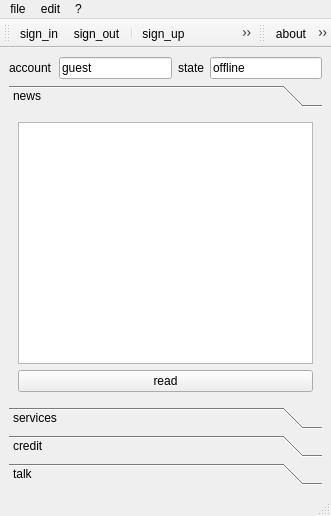
<ui version="4.0" >
 <class>Client</class>
 <widget class="QMainWindow" name="Client" >
  <property name="geometry" >
   <rect>
    <x>0</x>
    <y>0</y>
    <width>331</width>
    <height>516</height>
   </rect>
  </property>
  <property name="windowTitle" >
   <string>client</string>
  </property>
  <widget class="QWidget" name="centralwidget" >
   <layout class="QGridLayout" >
    <item row="0" column="0" >
     <layout class="QHBoxLayout" >
      <item>
       <widget class="QLabel" name="label" >
        <property name="text" >
         <string>account</string>
        </property>
       </widget>
      </item>
      <item>
       <widget class="QLineEdit" name="infoAccount" >
        <property name="enabled" >
         <bool>true</bool>
        </property>
        <property name="text" >
         <string>guest</string>
        </property>
        <property name="readOnly" >
         <bool>true</bool>
        </property>
       </widget>
      </item>
      <item>
       <widget class="QLabel" name="label_2" >
        <property name="text" >
         <string>state</string>
        </property>
       </widget>
      </item>
      <item>
       <widget class="QLineEdit" name="infoStatus" >
        <property name="enabled" >
         <bool>true</bool>
        </property>
        <property name="text" >
         <string>offline</string>
        </property>
        <property name="readOnly" >
         <bool>true</bool>
        </property>
       </widget>
      </item>
     </layout>
    </item>
    <item row="1" column="0" >
     <widget class="QToolBox" name="pageBox" >
      <property name="currentIndex" >
       <number>0</number>
      </property>
      <widget class="QWidget" name="news" >
       <property name="geometry" >
        <rect>
         <x>0</x>
         <y>0</y>
         <width>313</width>
         <height>266</height>
        </rect>
       </property>
       <attribute name="label" >
        <string>news</string>
       </attribute>
       <attribute name="icon" >
        <iconset>../images/newspaper.png</iconset>
       </attribute>
       <layout class="QGridLayout" >
        <item row="0" column="0" >
         <layout class="QVBoxLayout" >
          <item>
           <widget class="QListWidget" name="newsList" />
          </item>
          <item>
           <layout class="QHBoxLayout" >
            <item>
             <widget class="QPushButton" name="newsRead" >
              <property name="text" >
               <string>read</string>
              </property>
              <property name="icon" >
               <iconset>../images/newspaper_go.png</iconset>
              </property>
             </widget>
            </item>
           </layout>
          </item>
         </layout>
        </item>
       </layout>
      </widget>
      <widget class="QWidget" name="services" >
       <property name="geometry" >
        <rect>
         <x>0</x>
         <y>0</y>
         <width>212</width>
         <height>232</height>
        </rect>
       </property>
       <attribute name="label" >
        <string>services</string>
       </attribute>
       <attribute name="icon" >
        <iconset>../images/bricks.png</iconset>
       </attribute>
       <layout class="QGridLayout" >
        <item row="0" column="0" >
         <layout class="QVBoxLayout" >
          <item>
           <widget class="QTabWidget" name="serviceBox" >
            <property name="currentIndex" >
             <number>0</number>
            </property>
            <widget class="QWidget" name="tab" >
             <attribute name="title" >
              <string>web</string>
             </attribute>
             <layout class="QGridLayout" >
              <item row="0" column="0" >
               <widget class="QListWidget" name="serviceWebList" />
              </item>
             </layout>
            </widget>
            <widget class="QWidget" name="tab_2" >
             <attribute name="title" >
              <string>stream</string>
             </attribute>
             <layout class="QGridLayout" >
              <item row="0" column="0" >
               <widget class="QListWidget" name="serviceStreamList" />
              </item>
             </layout>
            </widget>
           </widget>
          </item>
          <item>
           <layout class="QHBoxLayout" >
            <item>
             <widget class="QPushButton" name="serviceManage" >
              <property name="text" >
               <string>manage</string>
              </property>
              <property name="icon" >
               <iconset>../images/brick_edit.png</iconset>
              </property>
             </widget>
            </item>
            <item>
             <widget class="QPushButton" name="serviceCredit" >
              <property name="text" >
               <string>credit</string>
              </property>
              <property name="icon" >
               <iconset>../images/coins_add.png</iconset>
              </property>
             </widget>
            </item>
           </layout>
          </item>
          <item>
           <widget class="QPushButton" name="serviceAdd" >
            <property name="text" >
             <string>add_new_service</string>
            </property>
            <property name="icon" >
             <iconset>../images/brick_add.png</iconset>
            </property>
           </widget>
          </item>
         </layout>
        </item>
       </layout>
      </widget>
      <widget class="QWidget" name="credit" >
       <property name="geometry" >
        <rect>
         <x>0</x>
         <y>0</y>
         <width>212</width>
         <height>191</height>
        </rect>
       </property>
       <attribute name="label" >
        <string>credit</string>
       </attribute>
       <attribute name="icon" >
        <iconset>../images/coins.png</iconset>
       </attribute>
       <layout class="QGridLayout" >
        <item row="0" column="0" >
         <layout class="QVBoxLayout" >
          <item>
           <layout class="QHBoxLayout" >
            <item>
             <widget class="QLabel" name="label_3" >
              <property name="text" >
               <string>currently</string>
              </property>
             </widget>
            </item>
            <item>
             <widget class="QLineEdit" name="creditCurrently" >
              <property name="enabled" >
               <bool>false</bool>
              </property>
              <property name="text" >
               <string>0</string>
              </property>
             </widget>
            </item>
           </layout>
          </item>
          <item>
           <widget class="QTabWidget" name="creditBox" >
            <property name="currentIndex" >
             <number>0</number>
            </property>
            <widget class="QWidget" name="web" >
             <attribute name="title" >
              <string>web</string>
             </attribute>
             <layout class="QGridLayout" >
              <item row="0" column="0" >
               <widget class="QListWidget" name="creditWebList" />
              </item>
             </layout>
            </widget>
            <widget class="QWidget" name="stream" >
             <attribute name="title" >
              <string>stream</string>
             </attribute>
             <layout class="QGridLayout" >
              <item row="0" column="0" >
               <widget class="QListWidget" name="creditStreamList" />
              </item>
             </layout>
            </widget>
           </widget>
          </item>
         </layout>
        </item>
       </layout>
      </widget>
      <widget class="QWidget" name="talk" >
       <property name="geometry" >
        <rect>
         <x>0</x>
         <y>0</y>
         <width>313</width>
         <height>266</height>
        </rect>
       </property>
       <attribute name="label" >
        <string>talk</string>
       </attribute>
       <attribute name="icon" >
        <iconset>../images/user_comment.png</iconset>
       </attribute>
       <layout class="QGridLayout" >
        <item row="0" column="0" >
         <layout class="QVBoxLayout" >
          <item>
           <widget class="QTabWidget" name="talkBox" >
            <property name="currentIndex" >
             <number>0</number>
            </property>
            <widget class="QWidget" name="mycontacts" >
             <attribute name="title" >
              <string>mycontacts</string>
             </attribute>
             <layout class="QGridLayout" >
              <item row="0" column="0" >
               <layout class="QVBoxLayout" >
                <item>
                 <widget class="QListWidget" name="talkMyContactsList" />
                </item>
                <item>
                 <layout class="QHBoxLayout" >
                  <item>
                   <widget class="QPushButton" name="talkMyContactsAdd" >
                    <property name="text" >
                     <string>add</string>
                    </property>
                    <property name="icon" >
                     <iconset>../images/user_add.png</iconset>
                    </property>
                   </widget>
                  </item>
                  <item>
                   <widget class="QPushButton" name="talkMyContactsDel" >
                    <property name="text" >
                     <string>delete</string>
                    </property>
                    <property name="icon" >
                     <iconset>../images/user_delete.png</iconset>
                    </property>
                   </widget>
                  </item>
                 </layout>
                </item>
               </layout>
              </item>
             </layout>
            </widget>
            <widget class="QWidget" name="allcontacts" >
             <attribute name="title" >
              <string>allcontacts</string>
             </attribute>
             <layout class="QGridLayout" >
              <item row="0" column="0" >
               <layout class="QVBoxLayout" >
                <item>
                 <widget class="QListWidget" name="talkAllContactsList" />
                </item>
                <item>
                 <layout class="QHBoxLayout" >
                  <item>
                   <widget class="QPushButton" name="talkAllContactsAdd" >
                    <property name="text" >
                     <string>talk_all_contacts_add</string>
                    </property>
                    <property name="icon" >
                     <iconset>../images/user_add.png</iconset>
                    </property>
                   </widget>
                  </item>
                 </layout>
                </item>
               </layout>
              </item>
             </layout>
            </widget>
           </widget>
          </item>
          <item>
           <widget class="QPushButton" name="talkOpen" >
            <property name="text" >
             <string>talk</string>
            </property>
            <property name="icon" >
             <iconset>../images/comment_edit.png</iconset>
            </property>
           </widget>
          </item>
         </layout>
        </item>
       </layout>
      </widget>
     </widget>
    </item>
   </layout>
  </widget>
  <widget class="QMenuBar" name="menubar" >
   <property name="geometry" >
    <rect>
     <x>0</x>
     <y>0</y>
     <width>331</width>
     <height>26</height>
    </rect>
   </property>
   <widget class="QMenu" name="menuConnection" >
    <property name="title" >
     <string>file</string>
    </property>
    <addaction name="actionSignIn" />
    <addaction name="actionSignOut" />
    <addaction name="separator" />
    <addaction name="actionSignUp" />
    <addaction name="actionRefresh" />
    <addaction name="separator" />
    <addaction name="actionQuit" />
   </widget>
   <widget class="QMenu" name="menuEdit" >
    <property name="title" >
     <string>edit</string>
    </property>
    <addaction name="actionOptions" />
    <addaction name="separator" />
    <addaction name="actionAccounts" />
   </widget>
   <widget class="QMenu" name="menuHelp" >
    <property name="title" >
     <string>?</string>
    </property>
    <addaction name="actionAbout" />
   </widget>
   <addaction name="menuConnection" />
   <addaction name="menuEdit" />
   <addaction name="menuHelp" />
  </widget>
  <widget class="QStatusBar" name="statusbar" />
  <widget class="QToolBar" name="toolBarAction" >
   <property name="windowTitle" >
    <string>action</string>
   </property>
   <attribute name="toolBarArea" >
    <enum>TopToolBarArea</enum>
   </attribute>
   <attribute name="toolBarBreak" >
    <bool>false</bool>
   </attribute>
   <addaction name="actionSignIn" />
   <addaction name="actionSignOut" />
   <addaction name="separator" />
   <addaction name="actionSignUp" />
   <addaction name="actionRefresh" />
   <addaction name="separator" />
   <addaction name="actionQuit" />
  </widget>
  <widget class="QToolBar" name="toolBarHelp" >
   <property name="windowTitle" >
    <string>toolBar</string>
   </property>
   <attribute name="toolBarArea" >
    <enum>TopToolBarArea</enum>
   </attribute>
   <attribute name="toolBarBreak" >
    <bool>false</bool>
   </attribute>
   <addaction name="actionAbout" />
   <addaction name="actionLogo" />
  </widget>
  <action name="actionSignIn" >
   <property name="icon" >
    <iconset>../images/connect.png</iconset>
   </property>
   <property name="text" >
    <string>sign_in</string>
   </property>
  </action>
  <action name="actionSignOut" >
   <property name="icon" >
    <iconset>../images/disconnect.png</iconset>
   </property>
   <property name="text" >
    <string>sign_out</string>
   </property>
  </action>
  <action name="actionQuit" >
   <property name="icon" >
    <iconset>../images/door.png</iconset>
   </property>
   <property name="text" >
    <string>quit</string>
   </property>
  </action>
  <action name="actionSignUp" >
   <property name="icon" >
    <iconset>../images/database_save.png</iconset>
   </property>
   <property name="text" >
    <string>sign_up</string>
   </property>
  </action>
  <action name="actionRefresh" >
   <property name="icon" >
    <iconset>../images/database_refresh.png</iconset>
   </property>
   <property name="text" >
    <string>refresh</string>
   </property>
  </action>
  <action name="actionOptions" >
   <property name="icon" >
    <iconset>../images/wrench.png</iconset>
   </property>
   <property name="text" >
    <string>options</string>
   </property>
  </action>
  <action name="actionAccounts" >
   <property name="icon" >
    <iconset>../images/group_gear.png</iconset>
   </property>
   <property name="text" >
    <string>accounts</string>
   </property>
  </action>
  <action name="actionAbout" >
   <property name="icon" >
    <iconset>../images/help.png</iconset>
   </property>
   <property name="text" >
    <string>about</string>
   </property>
  </action>
  <action name="actionLogo" >
   <property name="icon" >
    <iconset>../images/logo.png</iconset>
   </property>
   <property name="text" >
    <string>logo</string>
   </property>
  </action>
 </widget>
 <layoutdefault spacing="6" margin="9" />
 <includes/>
 <resources/>
 <connections>
  <connection>
   <sender>newsList</sender>
   <signal>doubleClicked(QModelIndex)</signal>
   <receiver>newsRead</receiver>
   <slot>click()</slot>
   <hints>
    <hint type="sourcelabel" >
     <x>62</x>
     <y>213</y>
    </hint>
    <hint type="destinationlabel" >
     <x>60</x>
     <y>301</y>
    </hint>
   </hints>
  </connection>
  <connection>
   <sender>serviceWebList</sender>
   <signal>doubleClicked(QModelIndex)</signal>
   <receiver>serviceManage</receiver>
   <slot>click()</slot>
   <hints>
    <hint type="sourcelabel" >
     <x>86</x>
     <y>250</y>
    </hint>
    <hint type="destinationlabel" >
     <x>71</x>
     <y>306</y>
    </hint>
   </hints>
  </connection>
  <connection>
   <sender>serviceStreamList</sender>
   <signal>doubleClicked(QModelIndex)</signal>
   <receiver>serviceManage</receiver>
   <slot>click()</slot>
   <hints>
    <hint type="sourcelabel" >
     <x>91</x>
     <y>253</y>
    </hint>
    <hint type="destinationlabel" >
     <x>82</x>
     <y>312</y>
    </hint>
   </hints>
  </connection>
  <connection>
   <sender>talkMyContactsList</sender>
   <signal>doubleClicked(QModelIndex)</signal>
   <receiver>talkOpen</receiver>
   <slot>click()</slot>
   <hints>
    <hint type="sourcelabel" >
     <x>73</x>
     <y>293</y>
    </hint>
    <hint type="destinationlabel" >
     <x>91</x>
     <y>390</y>
    </hint>
   </hints>
  </connection>
  <connection>
   <sender>talkAllContactsList</sender>
   <signal>doubleClicked(QModelIndex)</signal>
   <receiver>talkOpen</receiver>
   <slot>click()</slot>
   <hints>
    <hint type="sourcelabel" >
     <x>137</x>
     <y>263</y>
    </hint>
    <hint type="destinationlabel" >
     <x>131</x>
     <y>390</y>
    </hint>
   </hints>
  </connection>
 </connections>
</ui>
